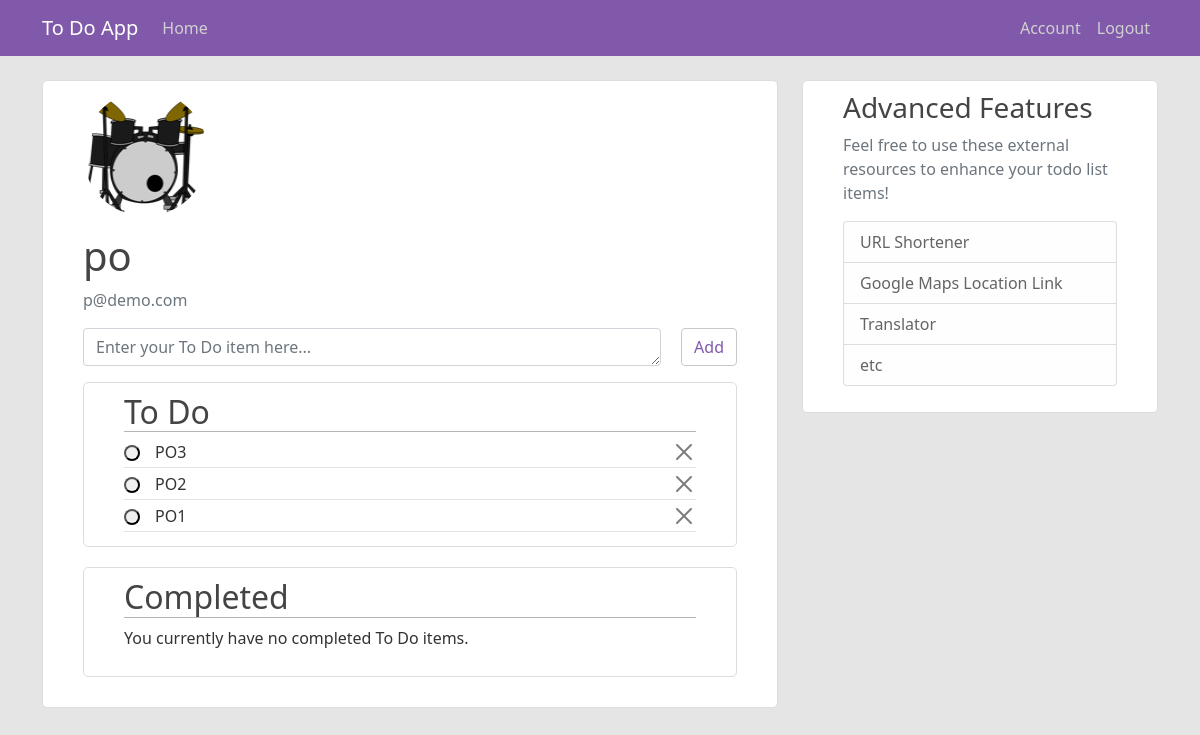
The page /home (signed in) on the database as committed earlier.
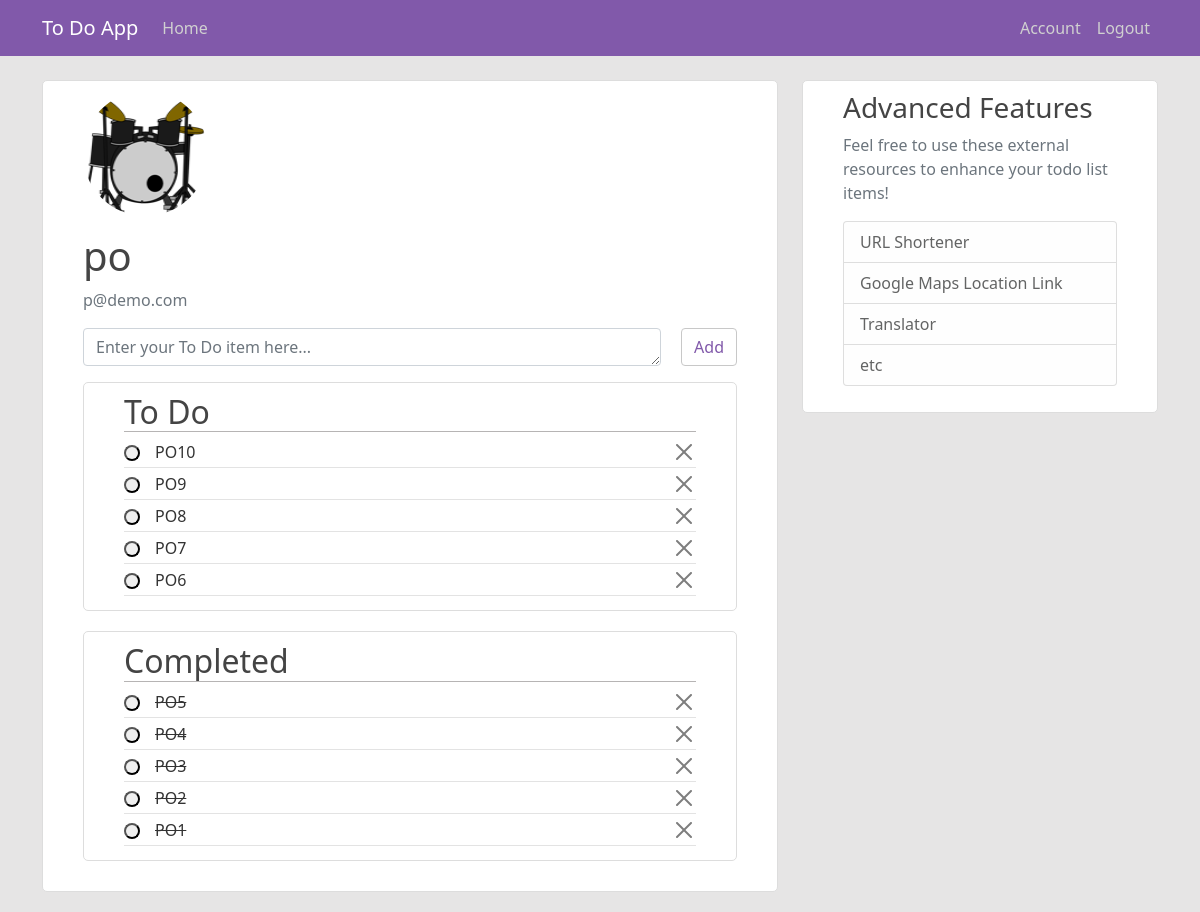
The same page on the database as committed later.
### todo_app/models.py (models this page shows, shortened)
class User(db.Model, UserMixin):
    id = db.Column(db.Integer, primary_key=True)
    username = db.Column(db.String(20), unique=True, nullable=False)
    email = db.Column(db.String(120), unique=True, nullable=False)
    image_file = db.Column(db.String(20), nullable=False, default='default.jpg')
    password = db.Column(db.String(60), nullable=False)
    posts = db.relationship('Post', backref='author', lazy=True)

class Post(db.Model):
    id = db.Column(db.Integer, primary_key=True)
    title = db.Column(db.String, nullable=False)
    complete = db.Column(db.Boolean)
    date_posted = db.Column(db.DateTime, nullable=False, default=datetime.utcnow)
    user_id = db.Column(db.Integer, db.ForeignKey('user.id'), nullable=False)

### todo_app/routes.py (the view)
@app.route("/")
@app.route("/home")
def home():
    if current_user.is_authenticated:
        user_id = current_user.id
        image_file = url_for('static', filename='profile_pics/' + current_user.image_file)
        todos = Post.query.filter_by(user_id=user_id).filter_by(complete=False).order_by(Post.date_posted.desc()).all()
        completed = Post.query.filter_by(user_id=user_id).filter_by(complete=True).order_by(Post.date_posted.desc()).all()
        return render_template('home.html', todos=todos, completed=completed, image_file=image_file)
    return render_template('home.html')

### todo_app/models.py (called while the page is built)
@login_manager.user_loader
def load_user(user_id):
    return User.query.get(int(user_id))

### todo_app/templates/home.html
{% extends 'index.html' %}
{% block content %}
<div class="content-section">
    {% if current_user.is_authenticated %}
        <div class="media">
            <img class="rounded-circle account-img" src="{{ image_file }}">
            <div class="media-body">
                <h2 class="account-heading">{{ current_user.username  }}</h2>
                <p class="text-secondary">{{ current_user.email }}</p>
            </div>
        </div>
        <form action="/post" method="post">
            <div class="todo-text-and-btn">
                <div class="add-todo-text-field">
                    <textarea type="text" rows="1" cols="10" class="form-control" id="title" name="title" placeholder="Enter your To Do item here..."></textarea>
                </div>
                <div>
                    <button type="submit" class="btn btn-outline-info add-btn">Add</button>
                </div>
                <br>
            </div>
        </form>
        <article class="media content-section">
            <div class="media-body">
                <h2 class="article-title todo-completed-title">To Do</h2>
                {% if todos == [] %}
                    <p>You currently have no To Do items.</p>
                {% else %}
                    {% for todo in todos %}
                        <div class="article-metadata d-flex" id="todo-container">
                            <a href="/complete/{{ todo.id }}">
                                <button class="complete-btn"></button>
                            </a>
                            <div class="post-text-del-container">
                                <div class="post-text-container">
                                    <span class="mr-2 article-content">{{ todo.title }}</span>
                                </div>
                                <div class="input-group delete-btn-container">
                                    <a href="/delete/{{ todo.id }}" class="btn-close"></a>
                                </div>
                            </div>
                        </div>
                    {% endfor %}
                {% endif %}
            </div>
        </article>
        <article class="media content-section">
            <div class="media-body">
                <h2 class="article-title todo-completed-title">Completed</h2>
                {% if completed == [] %}
                    <p>You currently have no completed To Do items.</p>
                {% else %}
                    {% for todo in completed %}
                        <div class="article-metadata d-flex" id="todo-container">
                            <a href="/complete/{{ todo.id }}">
                                <button class="complete-btn"></button>
                            </a>
                            <div class="post-text-del-container">
                                <div class="post-text-container">
                                    <span class="mr-2 article-content line">{{ todo.title }}</span>
                                </div>
                                <div class="input-group delete-btn-container">
                                    <a href="/delete/{{ todo.id }}" class="btn-close"></a>
                                </div>
                            </div>
                        </div>
                    {% endfor %}
                {% endif %}
            </div>
        </article>
    {% else %}
        <div>
            <h2 class="welcome-text">Welcome to To Do App</h2>
            <br>
            <p class="welcome-text">Please Login/Register to access your very own To Do list!</p>
        </div>
    {% endif %}
</div>
{% endblock content %}

### todo_app/templates/index.html (shortened to what this page needs)
<!DOCTYPE html>
<html lang="en">
<head>
    <link href="https://cdn.jsdelivr.net/npm/bootstrap@5.0.2/dist/css/bootstrap.min.css" rel="stylesheet">
    <link rel="stylesheet" type="text/css" href="{{ url_for('static', filename='main.css') }}">
</head>
<body>
    <header class="site-header">
        <nav class="navbar navbar-expand-md navbar-dark bg-purp fixed-top">
        <div class="container">
            <a class="navbar-brand mr-4" href="/">To Do App</a>
            <div class="collapse navbar-collapse justify-content-between" id="navbarToggle">
                <div class="navbar-nav mr-auto">
                    <a class="nav-item nav-link" href="{{ url_for('home') }}">Home</a>
                </div>
                <div class="navbar-nav">
                    {% if current_user.is_authenticated %}
                        <a class="nav-item nav-link" href="{{ url_for('account') }}">Account</a>
                        <a class="nav-item nav-link" href="{{ url_for('logout') }}">Logout</a>
                    {% else %}
                        <a class="nav-item nav-link" href="{{ url_for('login') }}">Login</a>
                        <a class="nav-item nav-link" href="{{ url_for('register') }}">Register</a>
                    {% endif %}
                </div>
            </div>
        </div>
        </nav>
    </header>
    <main role="main" class="container">
        <div class="row">
            <div class="col-md-8">
                {% block content %}{% endblock %}
            </div>
            <div class="col-md-4">
                <div class="content-section">
                    <h3>Advanced Features</h3>
                    <p class='text-muted'>Feel free to use these external resources to enhance your todo list items!
                        <ul class="list-group">
                        <li class="list-group-item list-group-item-light">URL Shortener</li>
                        <li class="list-group-item list-group-item-light">Google Maps Location Link</li>
                        <li class="list-group-item list-group-item-light">Translator</li>
                        <li class="list-group-item list-group-item-light">etc</li>
                        </ul>
                    </p>
                </div>
            </div>
        </div>
    </main>
</body>
</html

### todo_app/static/main.css (style rules this page uses)
body { background: #e6e5e5; color: #333333; margin-top: 5rem; }
h1, h2, h3, h4, h5, h6 { color: #444444; }
.bg-purp { background-color: #8159aa; }
.site-header .navbar-nav .nav-link { color: #d0d0d0; }
.content-section { background: #ffffff; padding: 10px 40px; border: 1px solid #dddddd; border-radius: 5px; margin-bottom: 20px; }
.add-btn { margin-left: 20px; }
.add-todo-text-field { width: 100%; }
.article-title { color: #444444; }
.article-content { white-space: pre-line; }
.article-metadata { padding-bottom: 1px; margin-bottom: 4px; border-bottom: 1px solid #e3e3e3 }
.account-img { height: 125px; width: 125px; margin-right: 20px; margin-bottom: 16px; }
.account-heading { font-size: 2.5rem; }
.btn-outline-info { color: #8159aa; background-color: #fff; border-color: #c8c8c8; }
.complete-btn { margin: 0 15px 5px 0; height: 16px; border-radius: 30px; }
.post-text-del-container { display: flex; width: 100%; justify-content: flex-end; }
.input-group { justify-content: flex-end; }
.line { text-decoration: line-through; }
.todo-text-and-btn { display: flex; justify-content: space-between; margin-bottom: 1rem; }
#title { width: 100%; }
.todo-completed-title { border-bottom: 1px solid #b6b4b4; }

Rows that differ between the two databases and show on the page:
added Post: title "PO10", shown under "To Do"
added Post: title "PO9", shown under "To Do"
added Post: title "PO8", shown under "To Do"
added Post: title "PO7", shown under "To Do"
added Post: title "PO6", shown under "To Do"
added Post: title "PO5", shown under "Completed"
added Post: title "PO4", shown under "Completed"
changed Post "PO3": moves from the list under "To Do" to the list under "Completed"
changed Post "PO2": moves from the list under "To Do" to the list under "Completed"
changed Post "PO1": moves from the list under "To Do" to the list under "Completed"
Other text that changed with them:
text no longer shown: "You currently have no completed To Do items."
